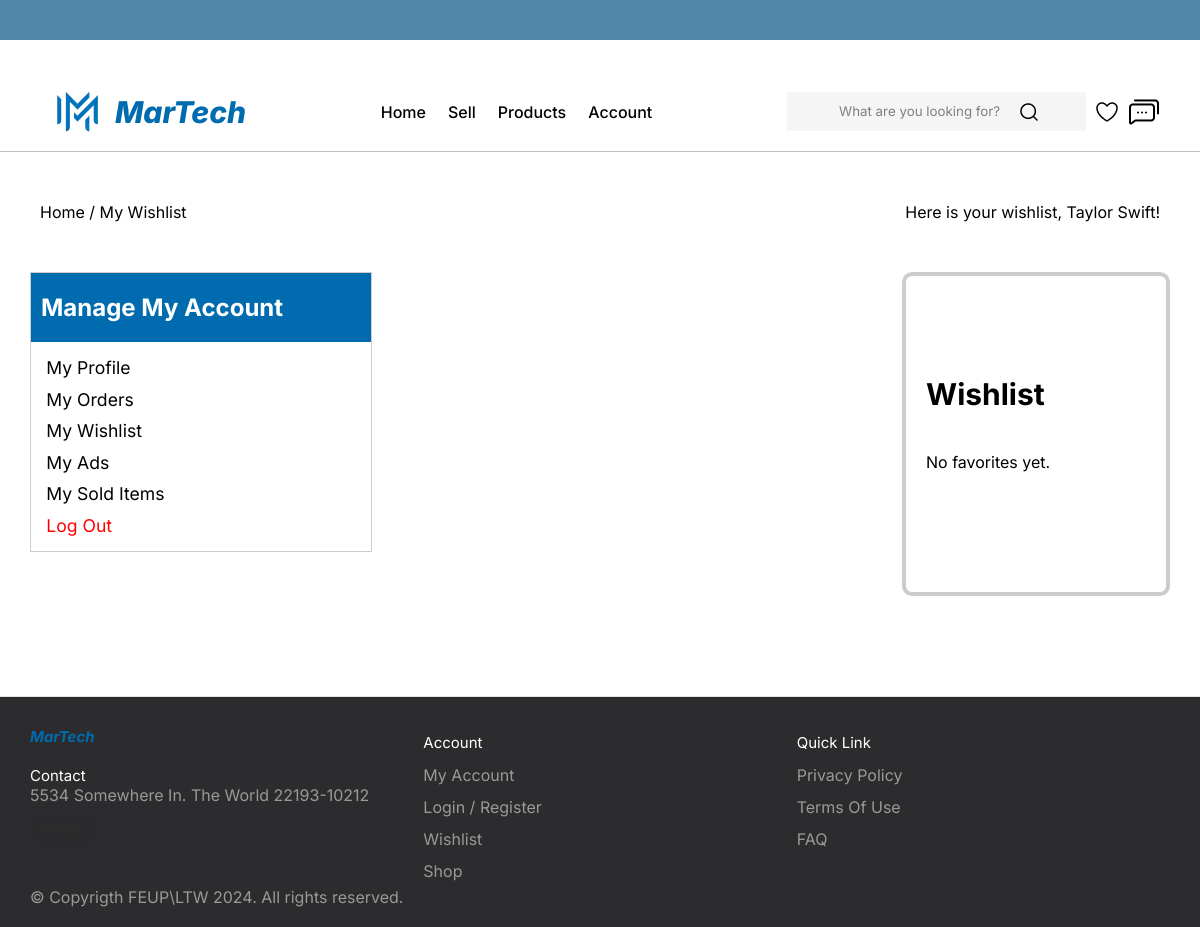
The page /pages/wishlist.php (signed in) on the database as committed earlier.
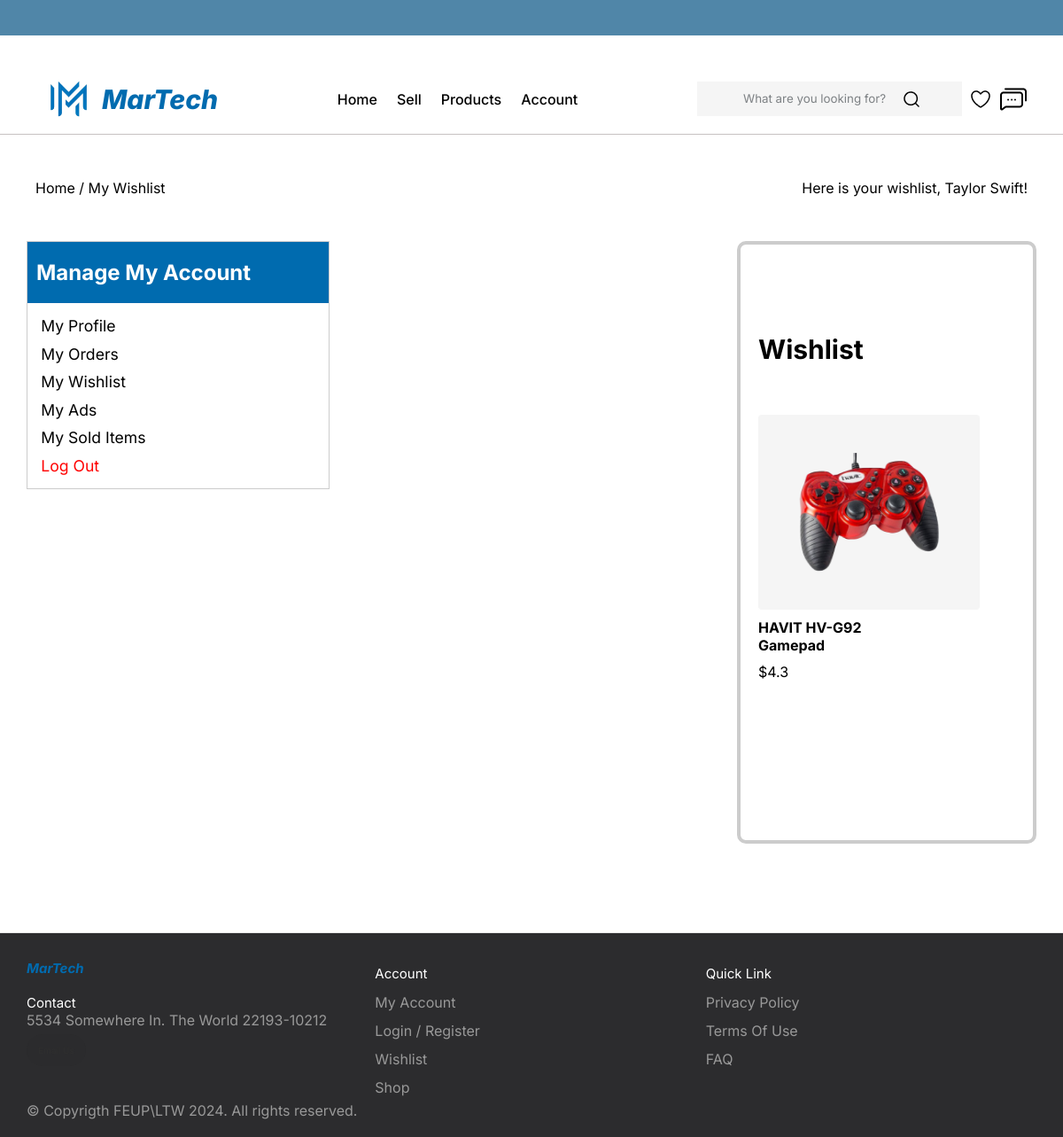
The same page on the database as committed later.
### tables this page shows
CREATE TABLE FAVORITES ( 
    user_id INT NOT NULL,
    item_id INT NOT NULL,
    PRIMARY KEY (user_id, item_id),
    FOREIGN KEY (user_id) REFERENCES USERS(id),
    FOREIGN KEY (item_id) REFERENCES ITEMS(id)
);

CREATE TABLE ITEMS(
id INT PRIMARY KEY NOT NULL,
name TEXT NOT NULL,
description TEXT NOT NULL,
price DECIMAL(10, 2) NOT NULL,
old_price DECIMAL(10, 2),
category TEXT NOT NULL,
condition TEXT NOT NULL,
location TEXT NOT NULL,
main_image TEXT NOT NULL,
published_time TIMESTAMP DEFAULT CURRENT_TIMESTAMP,
seller_id INT NOT NULL,
FOREIGN KEY (seller_id) REFERENCES USERS(id)
);

### utils/session.php (called while the page is built, shortened)
<?php
  class Session {
    static function getName() : ?string {
      return isset($_SESSION['name']) ? $_SESSION['name'] : 'null';
    }
  }
?>

### templates/wishlist_tpl.php (the view, shortened to what this page needs)
<?php
require_once(__DIR__ .'/../utils/session.php');
function drawFavorites(){
    $session = new Session();
    $db = getDatabaseConnection();
    $user_id = $session->getId();
    $query = 'SELECT * FROM Favorites WHERE user_id = ?';
    $stmt = $db->prepare($query);
    $stmt->execute(array($user_id));
    $favorites = $stmt->fetchAll();
?>
<section class="section">
  <div class="container">
    <div class="section_header">
      <h3 class="section_title">Wishlist</h3>
    </div>
    <div class="products">
    <?php
    if(!$favorites){
        echo '<p>No favorites yet.</p>';
    }
    foreach($favorites as $favorite){
            $query = 'SELECT * FROM Items WHERE id = ?';
            $stmt = $db->prepare($query);
            $stmt->execute(array($favorite['item_id']));
            $item = $stmt->fetch();
            $name = $item['name'];
            $price = $item['price'];
            $img = $item['main_image'];
            ?>
      <div class="card">
        <div class="card_top">
          <img src="<?php echo $img;?>" alt="" class="card_img" />
        </div>
        <div class="card_body">
          <h3 class="card_title"><?php echo $name;?></h3>
          <p class="card_price">$<?php echo $price ?></p>
        </div>
      </div>
      </div>
      <?php } ?>
      </div>
    </div>
</section>
<?php } ?>

### pages/wishlist.php (shortened to what this page needs)
<?php
  require_once(__DIR__ .'/../templates/common_tpl.php');
  require_once(__DIR__ .'/../utils/session.php');
  require_once(__DIR__ .'/../templates/wishlist_tpl.php');
  $session = new Session();
?>
<!DOCTYPE html>
<html lang="en-US">
  <head>
    <link href="../CSS/wishlist.css" rel="stylesheet">
    <link href="../CSS/topbar.css" rel="stylesheet">
    <link href="../CSS/footer.css" rel="stylesheet">
  </head>
<header class="header">
  <?php drawHeader(); ?>
</header>
<body id= "wishlist_body">
  <section class="wishlist_header">
    <div class= "wishlist_header_container">
      <p>Home / My Wishlist</p>
      <p>Here is your wishlist, <?php echo
      $session->getName();
      ?>!</p>
    </div>
  </section>
  <section class="account">
    <?php drawAccountNav(); ?>
    <section class="edit_profile">
    <?php drawFavorites(); ?>
    </section>
  </section>
  <?php drawFooter(); ?>
    </body>
</html>

### templates/common_tpl.php (shortened to what this page needs)
<?php
function drawAccountNav(){
    ?>
    <div class="container account_nav">
        <div class="account_title">
        <h1 class="profile_title">Manage My Account</h1></div>
        <div class="account_selector">
          <a href="profile.php" class="account_link">My Profile</a>
          <a href="order.php" class="account_link">My Orders</a>
          <a href="wishlist.php" class="account_link">My Wishlist</a>
          <a href="myads.php" class="account_link">My Ads</a>
          <a href="solditems.php" class="account_link">My Sold Items</a>
          <a href="../actions/logout.php" class="account_link" id="logout">Log Out</a>
        </div>
      </div>
    <?php
}
function drawFooter(){
    ?>
    <footer class="footer">
      <div class="footer__addr">
        <h1 class="footer__logo">
          MarTech</h1>
          <h2>Contact</h2>
          <address>
            5534 Somewhere In. The World 22193-10212<br>
            <a class="footer__btn" href="mailto:example@gmail.com">Email Us</a>
          </address>
      </div>
      <ul class="footer__nav">
        <li class="nav__item">
          <h2 class="nav__title">Account</h2>
          <ul class="nav__ul">
            <li>
              <a href="../pages/profile.php">My Account</a>
            </li>
            <li>
              <a href="../pages/login.php">Login / Register</a>
            </li>
            <li>
              <a href="../pages/wishlist.php">Wishlist</a>
            </li>
            <li>
              <a href="../pages/browse.php">Shop</a>
            </li>
          </ul>
        </li>
        <li class="nav__item">
          <h2 class="nav__title">Quick Link</h2>
          <ul class="nav__ul">
            <li>
              <a href="../pages/privacypolice.php">Privacy Policy</a>
            </li>
            <li>
              <a href="../pages/termsofuse.php">Terms Of Use</a>
            </li>
            <li>
              <a href="../pages/faq.php">FAQ</a>
            </li>
          </ul>
        </li>
      </ul>
      <div class="legal">
        <p>&copy; Copyrigth FEUP\LTW 2024. All rights reserved.</p>
      </div>
    </footer>
    <?php
    }
    ?>
    <?php
function drawHeader(){
    ?>
     <div class="top_bar">
    </div>
     <nav class="nav">
      <div class="container nav_container">
        <div class="nav-title">
        <img src="../images/logo-removebg-preview.png" alt="Martech logo" class="logo" width="75px";>
        <a href="menu.php" class="nav_logo">MarTech</a></div>
        <ul class="nav_list">
          <li class="nav_item"><a href="../pages/menu.php" class="nav_link">Home</a></li>
          <li class="nav_item"><a href="../pages/sell.php" class="nav_link">Sell</a></li>
          <li class="nav_item"><a href="../pages/browse.php" class="nav_link">Products</a></li>
          <li class="nav_item">
            <a href="../pages/profile.php" class="nav_link">Account</a>
          </li>
        </ul>
        <div class="nav_items">
          <form action="../actions/search_action.php" class="nav_form" method="post">
            <input
              type="text"
              class="nav_input"
              id="search"
              name="input"
              placeholder="What are you looking for?" />
            <img src="../images/search.png" alt="" class="nav_search" />
          </form>
          <img src="../images/heart.png" alt="" class="nav_heart"  id="favoriteIcon"/>
          <img src="../images/message.png" alt="" class="nav_heart" id="messageIcon"/>
        </div>
      </div>
    </nav>
    <?php
    }
    ?>

### CSS/wishlist.css (style rules this page uses)
#wishlist_body { display: flex; flex-direction: column; }
.wishlist_header_container { width: 100%; align-self: center; display: flex; justify-content:space-between; margin: 5rem 0rem; align-items: center; padding: 0rem 1rem; }
.wishlist_header_container p { display: flex; align-items: center; }
.wishlist_header { width: 100%; max-width: 114rem; display: flex; align-self: center; }
.account { width: 100%; max-width: 114rem; align-self: center; display: flex; align-items: center; justify-content: space-between; margin-bottom: 10rem; }
.account_nav { width: 30%; height: 100%; align-self: flex-start; border: #ccc 1px solid; }
.account_title { padding: 1rem; background-color: #006BAF; color: white; font-size: 1.6rem; }
.account_selector { display: flex; flex-direction: column; justify-content: space-around; margin: 10px 0; padding-left: 10px; }
.account_selector a { font-size: 1.1em; color: black; transition: all 0.3s ease; }
.account_link { padding: 0.3em; color: black; transition: all 0.3s ease; }
#logout { color: red; }
.profile_title { margin-top: 1rem; margin-bottom: 1rem; }
.edit_profile { border:solid 4px #ccc; border-radius: 1rem; padding: 20px; }
.section_header { display: flex; align-items: flex-end; margin-bottom: 4rem; margin-top: 8rem; }
.section_title { margin-right: 2rem; font-size: 3rem; }
.products { display: grid; grid-template-columns: repeat(auto-fit, minmax(22rem, 1fr)); grid-gap: 1rem; margin-bottom: 100px; }
.card { width: 290px; margin-bottom: 5rem; margin-top: 1em; display: grid; }
.card_top { width: 250px; height: 22rem; position: relative; }
.card_img { width: 100%; height: 100%; }
.card_body { width: 50%; margin-top: 1rem; text-align: left; }
.card_title { font-size: 1.6rem; margin-bottom: 1rem; }
.card_price { color: black; margin-bottom: 1rem; }
.footer { display: flex; flex-flow: row wrap; padding: 30px 30px 20px 30px; color: #fff; background-color: #2c2c2e; border-top: 1px solid #e5e5e5; }
.footer > * { flex: 1 100%; }
.footer__addr { margin-right: 1.25em; margin-bottom: 2em; }
.footer__logo { font-family: 'Inter'; font-weight: 400; color: #006BAF; font-weight: bold; font-style: italic; text-transform:none; font-size: 1.5rem; }
.footer__addr h2 { margin-top: 1.3em; font-size: 15px; font-weight: 400; }
.nav__title { font-weight: 400; font-size: 15px; }
.footer address { font-style: normal; color: #999; }
.footer__btn { display: flex; align-items: center; justify-content: center; height: 36px; max-width: max-content; background-color: rgb(33, 33, 33, 0.07); border-radius: 100px; color: #2f2f2f; line-height: 0; margin: 0.6em 0; font-size: 1rem; padding: 0 1.3em; }
.footer ul { list-style: none; padding-left: 0; }
.footer li { line-height: 2em; }
.footer a { text-decoration: none; }
.footer__nav { display: flex; flex-flow: row wrap; }
.footer__nav > * { flex: 1 50%; margin-right: 1.25em; }
.nav__ul a { color: #999; }
.legal { display: flex; flex-wrap: wrap; color: #999; }
@media screen and (min-width: 40.375em) { .footer__nav > * { flex: 1; } }
@media screen and (min-width: 40.375em) { .footer__addr { flex: 1 0px; } }
@media screen and (min-width: 40.375em) { .footer__nav { flex: 2 0px; } }

### CSS/topbar.css (style rules this page uses)
* { padding: 0px; margin: 0px; box-sizing: border-box; }
html { font-size: 10px; }
body { font-family: "Inter"; font-size: 1.6rem; }
a { text-decoration: none; }
ul { list-style: none; }
.nav_container { max-width: 114rem; margin: 2em auto; padding: 0rem 1rem; }
.top_bar { width: 100%; height: 4rem; background-color: #5086A8; }
.nav { width: 100%; height: 8rem; border-bottom: 1px solid rgb(199, 193, 193); }
.nav_container { width: 100%; height: 100%; display: flex; justify-content:space-between; align-items:center; }
.nav_list { display: flex; }
.nav_items { display: flex; }
.nav_logo { font-size: 3rem; font-weight: 800; font-style: italic; color: #006BAF; }
.nav_item { margin: 0rem 0.5rem; }
.nav_link { font-size: "Inter"; font-weight: 500; padding: 0.6rem; color: black; transition: all 0.3s ease; }
.nav_form { padding: 0.8rem 3em; background-color: #F5F5F5; display: flex; align-items: center; }
.nav_input::placeholder { font-family: "Inter"; padding-left: 0px; color: #7D8184; }
.nav_input { padding: 0.4rem; background-color: transparent; outline: none; border: none; }
.nav_search { cursor: pointer; }
.nav-title { display: flex; align-items: center; }
.nav_items { display: flex; align-items: center; }
.nav_heart { margin-left: 1rem; cursor: pointer; transition: all 0.3s ease; }

Rows that differ between the two databases and show on the page:
added favorites: item.main_image (picture), item.name "HAVIT HV-G92 Gamepad", item.price "4.3"
Other text that changed with them:
text no longer shown: "No favorites yet."
